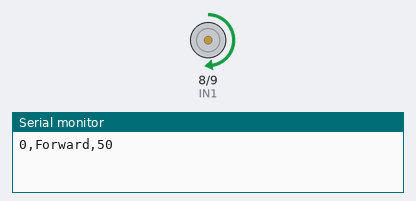
This sketch was run on a simulated Arduino Uno, built with avr-gcc and run on an emulated ATmega328P. Shown: motor-driver pin pairs drawn as motors (green arrow = first pin HIGH = forward, orange = second pin HIGH = backward, longer = more drive, scaled by the enable pin), the last lines printed to the serial monitor.

Above: at 1.0 s.
At 3.0 s:
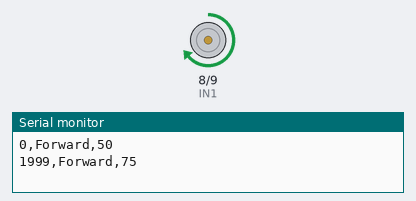
At 5.0 s:
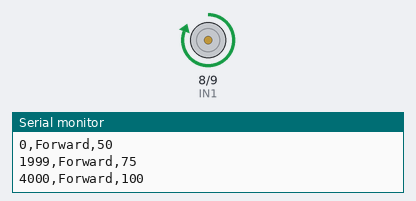
At 7.0 s:
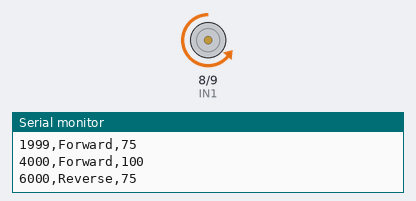
Timing chart, 0 to 10.4 s (numbered marks = the images above):
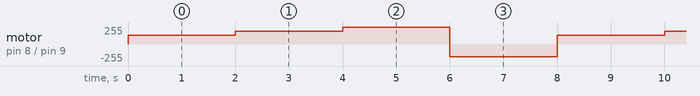

The sketch:

Lab3DCMotor.ino
```cpp
const int ENA = 10;     // PWM pin for speed control
const int IN1 = 8;      // Direction pin
const int IN2 = 9;      // Direction pin

unsigned long t;

void setup() {

  Serial.begin(9600);
  pinMode(ENA, OUTPUT);
  pinMode(IN1, OUTPUT);
  pinMode(IN2, OUTPUT);

}

void logData(String direction, int speed) {

  t = millis();
  Serial.print(t);
  Serial.print(",");
  Serial.print(direction);
  Serial.print(",");
  Serial.println(speed);
}


void loop() {

  digitalWrite(IN1, HIGH);
  digitalWrite(IN2, LOW);
  analogWrite(ENA, 128);
  logData("Forward", 50);
  delay(2000);

  analogWrite(ENA, 192);
  logData("Forward", 75);
  delay(2000);

  analogWrite(ENA, 255);
  logData("Forward", 100);
  delay(2000);

  digitalWrite(IN1, LOW);
  digitalWrite(IN2, HIGH);
  analogWrite(ENA, 192);
  logData("Reverse", 75);
  delay(2000);


}
```

Measured:
- by itself, motor on pin 8 (IN1) / pin 9 (IN2): repeats every 8.0 s: forward 192/255 2.0 s, forward 255/255 2.0 s, backward 192/255 2.0 s, forward 128/255 2.0 s
